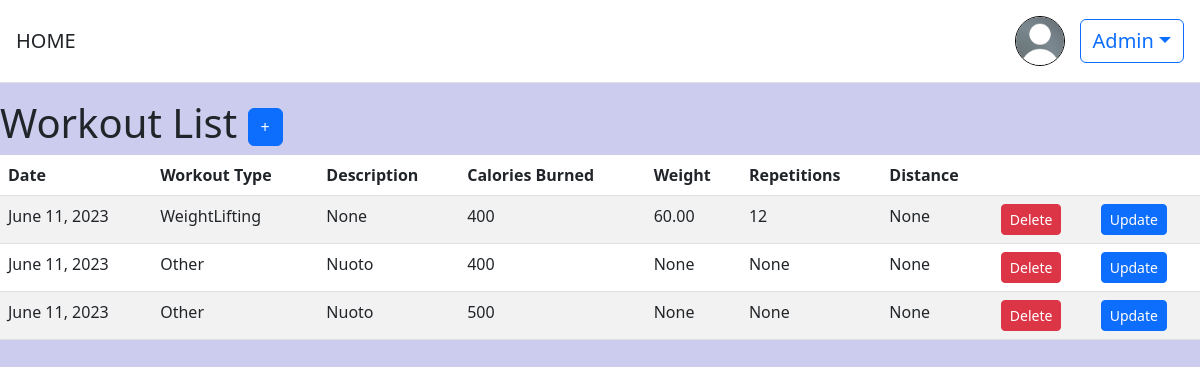
The app's page /workouts/ (signed in), older data.
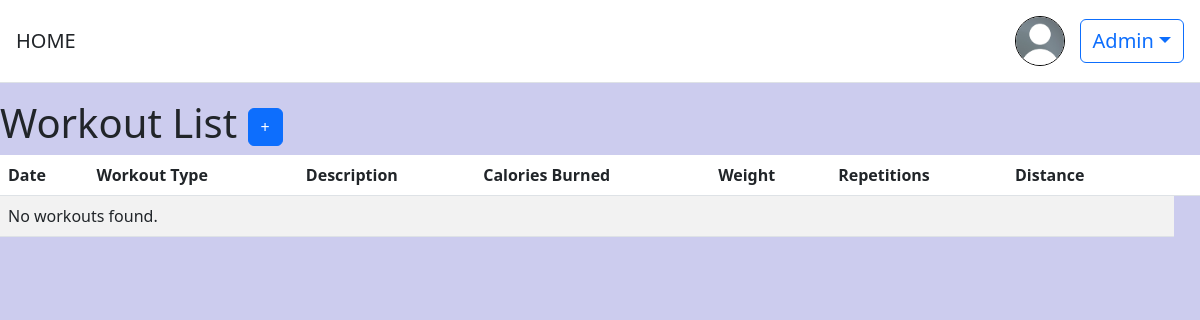
The same page, newer data.
### users/models.py (models this page shows)
class CustomUser(AbstractUser):
    first_name = models.CharField(max_length=100, null=True, blank=True)
    last_name = models.CharField(max_length=100,null=True, blank=True)
    birth_date = models.DateField(null=True, blank=True)
    age = models.PositiveIntegerField(null=True, blank=True)
    peso = models.PositiveIntegerField(null=True, blank=True)
    altezza = models.PositiveIntegerField(null=True, blank=True)
    profile_pic = models.ImageField(upload_to='profile_pics', null=True, blank=True)

### workouts/models.py (models this page shows, shortened)
class Workout(models.Model):
    WORKOUT_TYPES = (
        ('Running', 'Running'),
        ('WeightLifting', 'Weight Lifting'),
        ('Cyclette', 'Cyclette'),
        ('Other', 'Other'),
    )
    date = models.DateField(auto_now_add=True)
    repetitions = models.IntegerField(null=True, blank=True)
    weight = models.DecimalField(max_digits=5, decimal_places=2, null=True, blank=True)
    calories_burned = models.IntegerField(null=False, blank=False)
    workout_type = models.CharField(max_length=20, choices=WORKOUT_TYPES)
    distance = models.DecimalField(max_digits=5, decimal_places=2, null=True, blank=True)
    descrizione = models.CharField(max_length=50, null=True, blank=True)
    utente = models.ForeignKey(settings.AUTH_USER_MODEL, on_delete=models.CASCADE, null=True, blank=True, default=None)
    goal = models.ForeignKey('obiettivi.GoalModel', on_delete=models.CASCADE, null=True, blank=True, default=None)

### workouts/views.py (the view)
# urls.py: path('', views.workout_list, name='workout_list'),
@login_required
def workout_list(request):
    workouts = Workout.objects.filter(utente=request.user)
    return render(request, 'workout_list.html', {'workouts': workouts})

### templates/workout_list.html (shortened to what this page needs)
{% extends "base.html" %}
{% block content %}
  <h1>
    Workout List
    <a href="{% url 'workouts' %}" class="btn btn-primary"> + </a>
  </h1>
 <div class="table-responsive" >
  <table class="table table-striped">
    <thead>
      <tr>
        <th>Date</th>
        <th>Workout Type</th>
        <th>Description</th>
        <th>Calories Burned</th>
        <th>Weight</th>
        <th>Repetitions</th>
        <th>Distance</th>
        <th></th>
        <th></th>
      </tr>
    </thead>
    <tbody>
      {% for workout in workouts %}
        <tr>
          <td>{{ workout.date }}</td>
          <td>{{ workout.workout_type }}</td>
          <td>{{ workout.descrizione }}</td>
          <td>{{ workout.calories_burned }}</td>
          <td>{{ workout.weight }}</td>
          <td>{{ workout.repetitions }}</td>
          <td>{{ workout.distance }}</td>
          <td>
            <form action="{% url 'delete' workout.pk %}" method="post">
              <button type="submit" class="btn btn-danger btn-sm">Delete</button>
            </form>
          </td>
          <td>
            <form action="{% url 'update' workout.pk %}" method="post">
              <button type="submit" class="btn btn-primary btn-sm">Update</button>
            </form>
          </td>
        </tr>
      {% empty %}
        <tr>
          <td colspan="8">No workouts found.</td>
        </tr>
      {% endfor %}
    </tbody>
  </table>
  </div>
{% endblock content %}

### templates/base.html (shortened to what this page needs)
<!DOCTYPE html>
<html>
{% load static %}
<head>
    <link href="https://cdn.jsdelivr.net/npm/bootstrap@5.2.3/dist/css/bootstrap.min.css" rel="stylesheet"
>
   <link rel="stylesheet" href="https://cdnjs.cloudflare.com/ajax/libs/bootstrap/5.3.0/css/bootstrap.min.css">
</head>
<header class="p-3 mb-3 border-bottom" style="background-color: white">
        <div class="d-flex flex-wrap align-items-center justify-content-center justify-content-lg-start">
            <a class="navbar-brand" href="{% url 'homeview' %}" style="font-size:20px">HOME</a>
            <div class="text-end">
                {% if user.is_authenticated %}
                <div class="dropdown" >
                    {% if user.profile_pic %}
                    <img src="{{ user.profile_pic.url }}" class="rounded-circle" style="width: 50px; height: 50px; margin-right: 10px; border:1px solid black">
                    {% else %}
                    <img  src="{% static 'images/user_default.jpeg' %}" class="rounded-circle" style="width: 50px; height: 50px; margin-right: 10px; border:1px solid black ">
                    {% endif %}
                    <button style="font-size:20px" class="btn btn-outline-primary dropdown-toggle" type="button" id="dropdownMenuButton" data-bs-toggle="dropdown" aria-expanded="false">
                        {{ user.username }}</button>
                </div>
                {% else %}
                <a href="{% url 'users:login' %}" class="btn btn-outline-primary me-2">Log In</a>
                <a href="{% url 'users:signup' %}" class="btn btn-primary">Sign Up</a>
                {% endif %}
            </div>
        </div>
    </header>
<body style="background-color:#ccccee">
    <main >
        {% block content %}
        {% endblock %}
    </main>
</body>
</html>

Row changes from the older to the newer data that the page shows:
removed Workout: date "June 11, 2023", workout_type "WeightLifting", descrizione "None", calories_burned "400", weight "60.00", repetitions "12", distance "None"
removed Workout: date "June 11, 2023", workout_type "Other", descrizione "Nuoto", calories_burned "400", weight "None", repetitions "None", distance "None"
removed Workout: date "June 11, 2023", workout_type "Other", descrizione "Nuoto", calories_burned "500", weight "None", repetitions "None", distance "None"
Text that changed along with them:
text now shown: "No workouts found."
